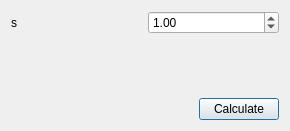
<?xml version="1.0" encoding="UTF-8"?>
<ui version="4.0">
 <class>Dialog</class>
 <widget class="QDialog" name="Dialog">
  <property name="geometry">
   <rect>
    <x>0</x>
    <y>0</y>
    <width>290</width>
    <height>131</height>
   </rect>
  </property>
  <property name="windowTitle">
   <string>B Spline</string>
  </property>
  <layout class="QGridLayout" name="gridLayout_2">
   <item row="0" column="0" colspan="2">
    <layout class="QGridLayout" name="gridLayout">
     <item row="0" column="0">
      <widget class="QLabel" name="label">
       <property name="text">
        <string>s</string>
       </property>
      </widget>
     </item>
     <item row="0" column="1">
      <widget class="QDoubleSpinBox" name="doubleSpinBox">
       <property name="maximum">
        <double>9999.000000000000000</double>
       </property>
       <property name="value">
        <double>1.000000000000000</double>
       </property>
      </widget>
     </item>
    </layout>
   </item>
   <item row="1" column="0">
    <spacer name="verticalSpacer">
     <property name="orientation">
      <enum>Qt::Vertical</enum>
     </property>
     <property name="sizeHint" stdset="0">
      <size>
       <width>20</width>
       <height>40</height>
      </size>
     </property>
    </spacer>
   </item>
   <item row="2" column="0">
    <spacer name="horizontalSpacer">
     <property name="orientation">
      <enum>Qt::Horizontal</enum>
     </property>
     <property name="sizeHint" stdset="0">
      <size>
       <width>168</width>
       <height>20</height>
      </size>
     </property>
    </spacer>
   </item>
   <item row="2" column="1">
    <widget class="QPushButton" name="pushButton">
     <property name="text">
      <string>Calculate</string>
     </property>
    </widget>
   </item>
  </layout>
 </widget>
 <resources/>
 <connections/>
</ui>
